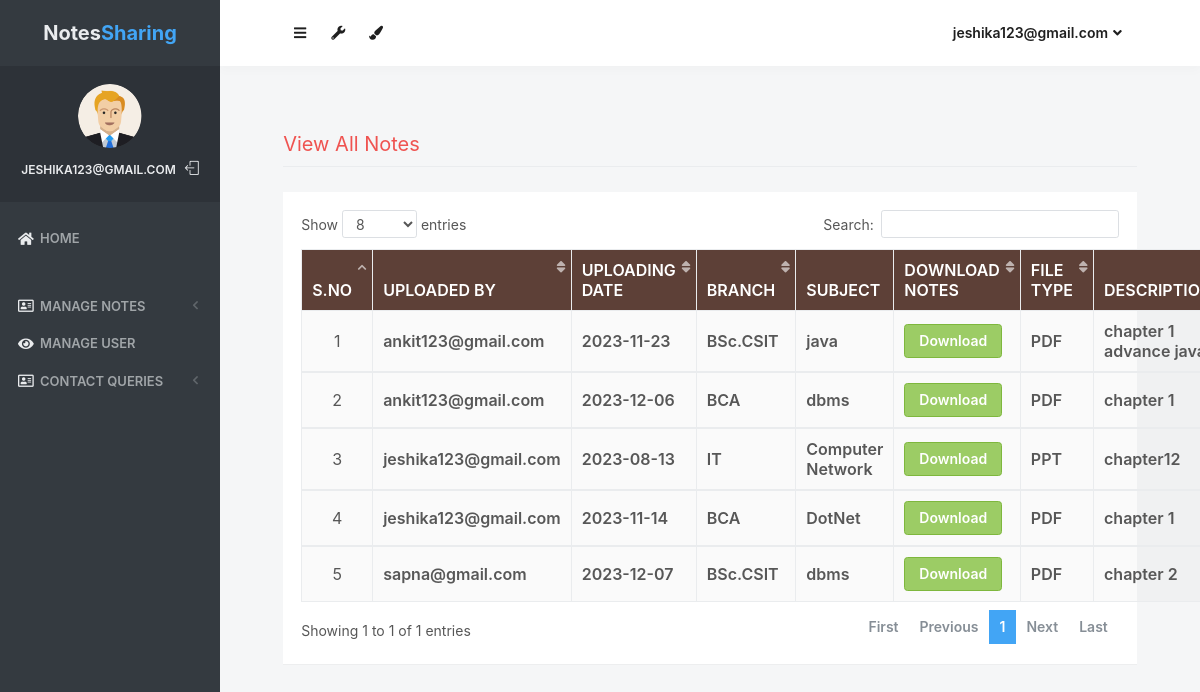
The app's page /all_notes/ (signed in) with its own data.
### notes/models.py (models this page shows, shortened)
class Notes(models.Model):
    user = models.ForeignKey(User,on_delete=models.CASCADE)
    uploadingdate = models.CharField(max_length=30)
    branch = models.CharField(max_length=30)
    subject = models.CharField(max_length=30)
    notesfile = models.FileField(null=True)
    filetype = models.CharField(max_length=30)
    description = models.CharField(max_length=200, null=True)
    status = models.CharField(max_length=15)

### notes/views.py (the view)
# urls.py: path('all_notes/', all_notes, name='all_notes'),
def all_notes(request):
    if not request.user.is_authenticated:
        return redirect('login_admin')
    notes = Notes.objects.all()
    sorted_notes = sorted(notes, key=lambda user: user.user.username)
    d = {'notes':sorted_notes}
    return render(request, 'all_notes.html',d)

### notes/templates/all_notes.html (shortened to what this page needs)
{% load static %}
<html lang="en" class="no-focus">
    <head>
        <link rel="stylesheet" href="{% static 'js/plugins/datatables/dataTables.bootstrap4.min.css' %}">
        <link rel="stylesheet" id="css-main" href="{% static 'css1/codebase.min.css' %}">
    </head>
    <body>
        <div id="page-container" class="sidebar-o sidebar-inverse side-scroll page-header-fixed main-content-narrow">
         {% include "sidebar.html" %}
            {% include "admin_nav.html" %}
            <main id="main-container">
                <div class="content">
                    <h2 class="content-heading text-danger">View All Notes</h2>
                    <div class="block">
                        <div class="block-content block-content-full">
                            <table class="table table-bordered table-striped table-vcenter js-dataTable-full-pagination" style="width:100%">
                                <thead class="text-white" style="background-color : #5d4037;">
                                    <tr>
                                        <th class="text-center">S.No</th>
                                        <th class="d-none d-sm-table-cell">Uploaded By</th>
                                        <th class="d-none d-sm-table-cell">Uploading Date</th>
                                        <th class="d-none d-sm-table-cell">Branch</th>
                                        <th class="d-none d-sm-table-cell">Subject</th>
                                        <th class="d-none d-sm-table-cell">Download Notes</th>
                                        <th class="d-none d-sm-table-cell">File Type</th>
                                        <th class="d-none d-sm-table-cell">Description</th>
                                    </tr>
                                </thead>
                                {% for i in notes %}
                                <tbody>
                                    <tr>
                                        <td class="text-center">{{forloop.counter}}</td>
                                        <td class="font-w600">{{i.user.username}}</td>
					<td class="font-w600">{{i.uploadingdate}}</td>
					<td class="font-w600">{{i.branch}}</td>
					<td class="font-w600">{{i.subject}}</td>
					<td class="font-w600"><a href="{{i.notesfile.url}}" class="btn btn-success" download>Download</a></td>
					<td class="font-w600">{{i.filetype}}</td>
					<td class="font-w600">{{i.description}}</td>
                                    </tr>
                                        {% endfor %}
                                </tbody>
                            </table>
                        </div>
                    </div>
                </div>
            </main>
        </div>
 <link rel="stylesheet" href="https://use.fontawesome.com/releases/v5.6.3/css/all.css">
    </body>
</html>

### notes/templates/sidebar.html (shortened to what this page needs)
{% load static %}
   <nav id="sidebar">
                <div id="sidebar-scroll">
                    <div class="sidebar-content">
                        <div class="content-header content-header-fullrow px-15">
                            <div class="content-header-section text-center align-parent sidebar-mini-hidden">
                                <div class="content-header-item">
                                    <a class="link-effect font-w700" href="{% url 'admin_home' %}">
                                           <span class="font-size-xl text-dual-primary-dark">Notes</span><span class="font-size-xl text-primary">Sharing</span>
                                    </a>
                                </div>
                            </div>
                        </div>
                        <div class="content-side content-side-full content-side-user px-10 align-parent">
                            <div class="sidebar-mini-hidden-b text-center">
                                <a class="img-link" href="{% url 'admin_home' %}">
                                    <img class="img-avatar" src="{% static 'img/avatars/user1.png' %}" alt="">
                                </a>
                                <ul class="list-inline mt-10">
                                    <li class="list-inline-item">
                                        <a class="link-effect text-dual-primary-dark font-size-xs font-w600 text-uppercase" href="{% url 'admin_home' %}">{{ request.user.username }}</a>
                                    </li>
                                    <li class="list-inline-item">
                                        <a class="link-effect text-dual-primary-dark" href="{% url 'logout' %}">
                                            <i class="si si-logout"></i>
                                        </a>
                                    </li>
                                </ul>
                            </div>
                        </div>
                        <div class="content-side content-side-full">
                            <ul class="nav-main">
                                <li class="open">
                                    <a href="{% url 'admin_home' %}"><i class="fas fa-home"></i><span class="sidebar-mini-hide">Home</span></a>
                                </li>
                                <li class="nav-main-heading"><span class="sidebar-mini-visible">UI</span></li>
                                <li>
                                    <a class="nav-submenu" data-toggle="nav-submenu"><i class="far fa-address-card"></i>Manage Notes</a>
                                </li>
                                <li>
                                    <a  href="{% url 'view_users' %}"><i class="fas fa-eye"></i><span class="sidebar-mini-hide">Manage User</span></a>
                                </li>
                                <li>
                                    <a class="nav-submenu" data-toggle="nav-submenu"><i class="far fa-address-card"></i>Contact Queries</a>
                                </li>
                           </ul>
                        </div>
                    </div>
                </div>
            </nav>

### notes/templates/admin_nav.html (shortened to what this page needs)
{% load static %}
            <header id="page-header">
                <div class="content-header">
                    <div class="content-header-section">
                        <button type="button" class="btn btn-circle btn-dual-secondary" data-toggle="layout" data-action="sidebar_toggle">
                            <i class="fa fa-navicon"></i>
                        </button>
                        <div class="btn-group" role="group">
                            <button type="button" class="btn btn-circle btn-dual-secondary" id="page-header-options-dropdown" data-toggle="dropdown" aria-haspopup="true" aria-expanded="false">
                                <i class="fa fa-wrench"></i>
                            </button>
                        </div>
                        <div class="btn-group" role="group">
                            <button type="button" class="btn btn-circle btn-dual-secondary" id="page-header-themes-dropdown" data-toggle="dropdown" aria-haspopup="true" aria-expanded="false">
                                <i class="fa fa-paint-brush"></i>
                            </button>
                        </div>
                    </div>
                    <div class="content-header-section">
                        <div class="btn-group" role="group">
                            <button type="button" class="btn btn-rounded btn-dual-secondary" id="page-header-user-dropdown" data-toggle="dropdown" aria-haspopup="true" aria-expanded="false">
                                {{ request.user.username}}<i class="fa fa-angle-down ml-5"></i>
                            </button>
                        </div>
                    </div>
                </div>
            </header>

### records on screen
Notes: user.username "ankit123@gmail.com", uploadingdate "2023-11-23", branch "BSc.CSIT", subject "java", filetype "PDF", description "chapter 1 advance…"
Notes: user.username "ankit123@gmail.com", uploadingdate "2023-12-06", branch "BCA", subject "dbms", filetype "PDF", description "chapter 1"
Notes: user.username "jeshika123@gmail.com", uploadingdate "2023-08-13", branch "IT", subject "Computer Network", filetype "PPT", description "chapter12"
Notes: user.username "jeshika123@gmail.com", uploadingdate "2023-11-14", branch "BCA", subject "DotNet", filetype "PDF", description "chapter 1"
Notes: user.username "sapna@gmail.com", uploadingdate "2023-12-07", branch "BSc.CSIT", subject "dbms", filetype "PDF", description "chapter 2"

### other values on screen
{{ request.user.username }} "JESHIKA123@GMAIL.COM"
{{ request.user.username }} "jeshika123@gmail.com"
